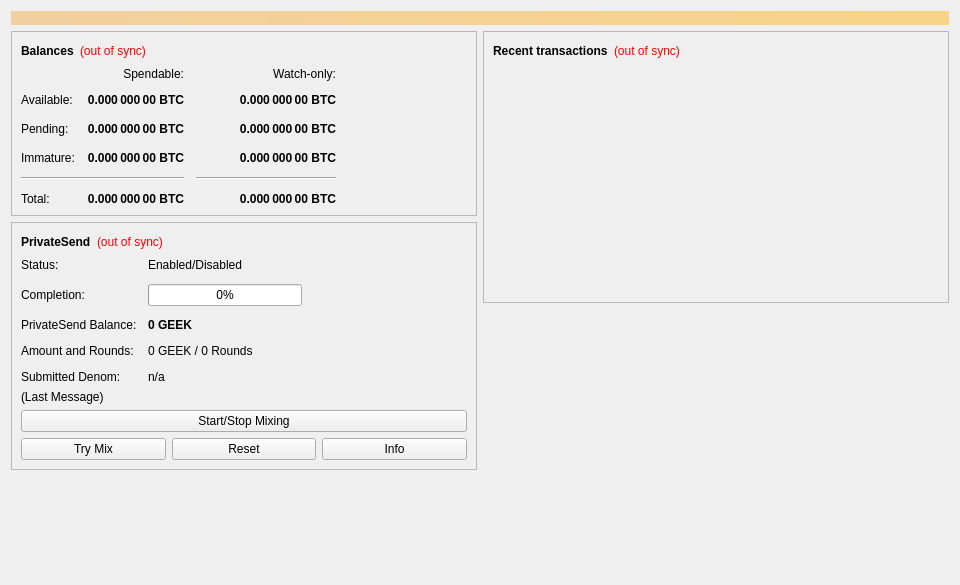
<?xml version="1.0" encoding="UTF-8"?>
<ui version="4.0">
 <class>OverviewPage</class>
 <widget class="QWidget" name="OverviewPage">
  <property name="geometry">
   <rect>
    <x>0</x>
    <y>0</y>
    <width>960</width>
    <height>585</height>
   </rect>
  </property>
  <property name="minimumSize">
   <size>
    <width>960</width>
    <height>0</height>
   </size>
  </property>
  <property name="windowTitle">
   <string>Form</string>
  </property>
  <layout class="QVBoxLayout" name="topLayout">
   <item>
    <widget class="QLabel" name="labelAlerts">
     <property name="visible">
      <bool>false</bool>
     </property>
     <property name="styleSheet">
      <string notr="true">QLabel { background-color: qlineargradient(x1: 0, y1: 0, x2: 1, y2: 0, stop:0 #F0D0A0, stop:1 #F8D488); color:#000000; }</string>
     </property>
     <property name="wordWrap">
      <bool>true</bool>
     </property>
     <property name="margin">
      <number>3</number>
     </property>
     <property name="textInteractionFlags">
      <set>Qt::TextSelectableByMouse</set>
     </property>
    </widget>
   </item>
   <item>
    <layout class="QHBoxLayout" name="horizontalLayout" stretch="1,1">
     <item>
      <layout class="QVBoxLayout" name="verticalLayout_2">
       <item>
        <widget class="QFrame" name="frame">
         <property name="frameShape">
          <enum>QFrame::StyledPanel</enum>
         </property>
         <property name="frameShadow">
          <enum>QFrame::Raised</enum>
         </property>
         <layout class="QVBoxLayout" name="verticalLayout_4">
          <item>
           <layout class="QHBoxLayout" name="horizontalLayout_4">
            <item>
             <widget class="QLabel" name="label_5">
              <property name="font">
               <font>
                <weight>75</weight>
                <bold>true</bold>
               </font>
              </property>
              <property name="text">
               <string>Balances</string>
              </property>
             </widget>
            </item>
            <item>
             <widget class="QLabel" name="labelWalletStatus">
              <property name="toolTip">
               <string>The displayed information may be out of date. Your wallet automatically synchronizes with the GeekCash network after a connection is established, but this process has not completed yet.</string>
              </property>
              <property name="styleSheet">
               <string notr="true">QLabel { color: red; }</string>
              </property>
              <property name="text">
               <string notr="true">(out of sync)</string>
              </property>
              <property name="alignment">
               <set>Qt::AlignLeading|Qt::AlignLeft|Qt::AlignVCenter</set>
              </property>
             </widget>
            </item>
            <item>
             <spacer name="horizontalSpacer_3">
              <property name="orientation">
               <enum>Qt::Horizontal</enum>
              </property>
              <property name="sizeHint" stdset="0">
               <size>
                <width>40</width>
                <height>20</height>
               </size>
              </property>
             </spacer>
            </item>
           </layout>
          </item>
          <item>
           <layout class="QGridLayout" name="gridLayout">
            <property name="spacing">
             <number>12</number>
            </property>
            <item row="2" column="2">
             <widget class="QLabel" name="labelWatchPending">
              <property name="font">
               <font>
                <weight>75</weight>
                <bold>true</bold>
               </font>
              </property>
              <property name="cursor">
               <cursorShape>IBeamCursor</cursorShape>
              </property>
              <property name="toolTip">
               <string>Unconfirmed transactions to watch-only addresses</string>
              </property>
              <property name="text">
               <string notr="true">0.000 000 00 BTC</string>
              </property>
              <property name="alignment">
               <set>Qt::AlignRight|Qt::AlignTrailing|Qt::AlignVCenter</set>
              </property>
              <property name="textInteractionFlags">
               <set>Qt::LinksAccessibleByMouse|Qt::TextSelectableByKeyboard|Qt::TextSelectableByMouse</set>
              </property>
             </widget>
            </item>
            <item row="2" column="1">
             <widget class="QLabel" name="labelUnconfirmed">
              <property name="font">
               <font>
                <weight>75</weight>
                <bold>true</bold>
               </font>
              </property>
              <property name="cursor">
               <cursorShape>IBeamCursor</cursorShape>
              </property>
              <property name="toolTip">
               <string>Total of transactions that have yet to be confirmed, and do not yet count toward the spendable balance</string>
              </property>
              <property name="text">
               <string notr="true">0.000 000 00 BTC</string>
              </property>
              <property name="alignment">
               <set>Qt::AlignRight|Qt::AlignTrailing|Qt::AlignVCenter</set>
              </property>
              <property name="textInteractionFlags">
               <set>Qt::LinksAccessibleByMouse|Qt::TextSelectableByKeyboard|Qt::TextSelectableByMouse</set>
              </property>
             </widget>
            </item>
            <item row="3" column="2">
             <widget class="QLabel" name="labelWatchImmature">
              <property name="font">
               <font>
                <weight>75</weight>
                <bold>true</bold>
               </font>
              </property>
              <property name="cursor">
               <cursorShape>IBeamCursor</cursorShape>
              </property>
              <property name="toolTip">
               <string>Mined balance in watch-only addresses that has not yet matured</string>
              </property>
              <property name="text">
               <string notr="true">0.000 000 00 BTC</string>
              </property>
              <property name="alignment">
               <set>Qt::AlignRight|Qt::AlignTrailing|Qt::AlignVCenter</set>
              </property>
              <property name="textInteractionFlags">
               <set>Qt::LinksAccessibleByMouse|Qt::TextSelectableByKeyboard|Qt::TextSelectableByMouse</set>
              </property>
             </widget>
            </item>
            <item row="4" column="0" colspan="2">
             <widget class="Line" name="lineSpendableBalance">
              <property name="orientation">
               <enum>Qt::Horizontal</enum>
              </property>
             </widget>
            </item>
            <item row="4" column="2">
             <widget class="Line" name="lineWatchBalance">
              <property name="sizePolicy">
               <sizepolicy hsizetype="Preferred" vsizetype="Fixed">
                <horstretch>0</horstretch>
                <verstretch>0</verstretch>
               </sizepolicy>
              </property>
              <property name="minimumSize">
               <size>
                <width>140</width>
                <height>0</height>
               </size>
              </property>
              <property name="orientation">
               <enum>Qt::Horizontal</enum>
              </property>
             </widget>
            </item>
            <item row="5" column="0">
             <widget class="QLabel" name="labelTotalText">
              <property name="text">
               <string>Total:</string>
              </property>
             </widget>
            </item>
            <item row="3" column="1">
             <widget class="QLabel" name="labelImmature">
              <property name="font">
               <font>
                <weight>75</weight>
                <bold>true</bold>
               </font>
              </property>
              <property name="cursor">
               <cursorShape>IBeamCursor</cursorShape>
              </property>
              <property name="toolTip">
               <string>Mined balance that has not yet matured</string>
              </property>
              <property name="text">
               <string notr="true">0.000 000 00 BTC</string>
              </property>
              <property name="alignment">
               <set>Qt::AlignRight|Qt::AlignTrailing|Qt::AlignVCenter</set>
              </property>
              <property name="textInteractionFlags">
               <set>Qt::LinksAccessibleByMouse|Qt::TextSelectableByKeyboard|Qt::TextSelectableByMouse</set>
              </property>
             </widget>
            </item>
            <item row="2" column="3">
             <spacer name="horizontalSpacer_2">
              <property name="orientation">
               <enum>Qt::Horizontal</enum>
              </property>
              <property name="sizeHint" stdset="0">
               <size>
                <width>40</width>
                <height>20</height>
               </size>
              </property>
             </spacer>
            </item>
            <item row="3" column="0">
             <widget class="QLabel" name="labelImmatureText">
              <property name="text">
               <string>Immature:</string>
              </property>
             </widget>
            </item>
            <item row="5" column="1">
             <widget class="QLabel" name="labelTotal">
              <property name="font">
               <font>
                <weight>75</weight>
                <bold>true</bold>
               </font>
              </property>
              <property name="cursor">
               <cursorShape>IBeamCursor</cursorShape>
              </property>
              <property name="toolTip">
               <string>Your current total balance</string>
              </property>
              <property name="text">
               <string notr="true">0.000 000 00 BTC</string>
              </property>
              <property name="alignment">
               <set>Qt::AlignRight|Qt::AlignTrailing|Qt::AlignVCenter</set>
              </property>
              <property name="textInteractionFlags">
               <set>Qt::LinksAccessibleByMouse|Qt::TextSelectableByKeyboard|Qt::TextSelectableByMouse</set>
              </property>
             </widget>
            </item>
            <item row="5" column="2">
             <widget class="QLabel" name="labelWatchTotal">
              <property name="font">
               <font>
                <weight>75</weight>
                <bold>true</bold>
               </font>
              </property>
              <property name="cursor">
               <cursorShape>IBeamCursor</cursorShape>
              </property>
              <property name="toolTip">
               <string>Current total balance in watch-only addresses</string>
              </property>
              <property name="text">
               <string notr="true">0.000 000 00 BTC</string>
              </property>
              <property name="alignment">
               <set>Qt::AlignRight|Qt::AlignTrailing|Qt::AlignVCenter</set>
              </property>
              <property name="textInteractionFlags">
               <set>Qt::LinksAccessibleByMouse|Qt::TextSelectableByKeyboard|Qt::TextSelectableByMouse</set>
              </property>
             </widget>
            </item>
            <item row="0" column="2">
             <widget class="QLabel" name="labelWatchonly">
              <property name="text">
               <string>Watch-only:</string>
              </property>
              <property name="alignment">
               <set>Qt::AlignRight|Qt::AlignTrailing|Qt::AlignVCenter</set>
              </property>
             </widget>
            </item>
            <item row="1" column="0">
             <widget class="QLabel" name="labelBalanceText">
              <property name="text">
               <string>Available:</string>
              </property>
             </widget>
            </item>
            <item row="1" column="1">
             <widget class="QLabel" name="labelBalance">
              <property name="font">
               <font>
                <weight>75</weight>
                <bold>true</bold>
               </font>
              </property>
              <property name="cursor">
               <cursorShape>IBeamCursor</cursorShape>
              </property>
              <property name="toolTip">
               <string>Your current spendable balance</string>
              </property>
              <property name="text">
               <string notr="true">0.000 000 00 BTC</string>
              </property>
              <property name="alignment">
               <set>Qt::AlignRight|Qt::AlignTrailing|Qt::AlignVCenter</set>
              </property>
              <property name="textInteractionFlags">
               <set>Qt::LinksAccessibleByMouse|Qt::TextSelectableByKeyboard|Qt::TextSelectableByMouse</set>
              </property>
             </widget>
            </item>
            <item row="1" column="2">
             <widget class="QLabel" name="labelWatchAvailable">
              <property name="font">
               <font>
                <weight>75</weight>
                <bold>true</bold>
               </font>
              </property>
              <property name="cursor">
               <cursorShape>IBeamCursor</cursorShape>
              </property>
              <property name="toolTip">
               <string>Your current balance in watch-only addresses</string>
              </property>
              <property name="text">
               <string notr="true">0.000 000 00 BTC</string>
              </property>
              <property name="alignment">
               <set>Qt::AlignRight|Qt::AlignTrailing|Qt::AlignVCenter</set>
              </property>
              <property name="textInteractionFlags">
               <set>Qt::LinksAccessibleByMouse|Qt::TextSelectableByKeyboard|Qt::TextSelectableByMouse</set>
              </property>
             </widget>
            </item>
            <item row="2" column="0">
             <widget class="QLabel" name="labelPendingText">
              <property name="text">
               <string>Pending:</string>
              </property>
             </widget>
            </item>
            <item row="0" column="1">
             <widget class="QLabel" name="labelSpendable">
              <property name="text">
               <string>Spendable:</string>
              </property>
              <property name="alignment">
               <set>Qt::AlignRight|Qt::AlignTrailing|Qt::AlignVCenter</set>
              </property>
             </widget>
            </item>
           </layout>
          </item>
         </layout>
        </widget>
       </item>
       <item>
        <widget class="QFrame" name="framePrivateSend">
         <property name="layoutDirection">
          <enum>Qt::LeftToRight</enum>
         </property>
         <property name="frameShape">
          <enum>QFrame::StyledPanel</enum>
         </property>
         <property name="frameShadow">
          <enum>QFrame::Raised</enum>
         </property>
         <layout class="QVBoxLayout" name="VerticalLayout_PS1">
          <item>
           <layout class="QHBoxLayout" name="horizontalLayout_5">
            <item>
             <widget class="QLabel" name="labelPrivateSendHeader">
              <property name="font">
               <font>
                <weight>75</weight>
                <bold>true</bold>
               </font>
              </property>
              <property name="text">
               <string>PrivateSend</string>
              </property>
             </widget>
            </item>
            <item>
             <widget class="QLabel" name="labelPrivateSendSyncStatus">
              <property name="toolTip">
               <string>The displayed information may be out of date. Your wallet automatically synchronizes with the GeekCash network after a connection is established, but this process has not completed yet.</string>
              </property>
              <property name="styleSheet">
               <string notr="true">QLabel { color: red; }</string>
              </property>
              <property name="text">
               <string notr="true">(out of sync)</string>
              </property>
              <property name="alignment">
               <set>Qt::AlignLeading|Qt::AlignLeft|Qt::AlignVCenter</set>
              </property>
             </widget>
            </item>
            <item>
             <spacer name="horizontalSpacer_4">
              <property name="orientation">
               <enum>Qt::Horizontal</enum>
              </property>
              <property name="sizeHint" stdset="0">
               <size>
                <width>40</width>
                <height>20</height>
               </size>
              </property>
             </spacer>
            </item>
           </layout>
          </item>
          <item>
           <layout class="QFormLayout" name="privateSendFormLayout">
            <property name="fieldGrowthPolicy">
             <enum>QFormLayout::AllNonFixedFieldsGrow</enum>
            </property>
            <property name="horizontalSpacing">
             <number>11</number>
            </property>
            <property name="verticalSpacing">
             <number>12</number>
            </property>
            <item row="0" column="0">
             <widget class="QLabel" name="labelPrivateSendEnabledText">
              <property name="text">
               <string>Status:</string>
              </property>
             </widget>
            </item>
            <item row="0" column="1">
             <widget class="QLabel" name="labelPrivateSendEnabled">
              <property name="text">
               <string>Enabled/Disabled</string>
              </property>
             </widget>
            </item>
            <item row="1" column="0">
             <widget class="QLabel" name="labelCompletitionText">
              <property name="text">
               <string>Completion:</string>
              </property>
             </widget>
            </item>
            <item row="1" column="1">
             <widget class="QProgressBar" name="privateSendProgress">
              <property name="maximumSize">
               <size>
                <width>154</width>
                <height>16777215</height>
               </size>
              </property>
              <property name="value">
               <number>0</number>
              </property>
             </widget>
            </item>
            <item row="2" column="0">
             <widget class="QLabel" name="labelAnonymizedText">
              <property name="text">
               <string>PrivateSend Balance:</string>
              </property>
             </widget>
            </item>
            <item row="2" column="1">
             <widget class="QLabel" name="labelAnonymized">
              <property name="font">
               <font>
                <weight>75</weight>
                <bold>true</bold>
               </font>
              </property>
              <property name="text">
               <string notr="true">0 GEEK</string>
              </property>
             </widget>
            </item>
            <item row="3" column="0">
             <widget class="QLabel" name="labelAmountAndRoundsText">
              <property name="text">
               <string>Amount and Rounds:</string>
              </property>
             </widget>
            </item>
            <item row="3" column="1">
             <widget class="QLabel" name="labelAmountRounds">
              <property name="text">
               <string>0 GEEK / 0 Rounds</string>
              </property>
             </widget>
            </item>
            <item row="4" column="0">
             <widget class="QLabel" name="labelSubmittedDenomText">
              <property name="text">
               <string>Submitted Denom:</string>
              </property>
             </widget>
            </item>
            <item row="4" column="1">
             <widget class="QLabel" name="labelSubmittedDenom">
              <property name="toolTip">
               <string>The denominations you submitted to the Masternode.&lt;br&gt;To mix, other users must submit the exact same denominations.</string>
              </property>
              <property name="text">
               <string>n/a</string>
              </property>
             </widget>
            </item>
           </layout>
          </item>
          <item>
           <layout class="QVBoxLayout" name="VerticalLayout_PS">
            <item>
             <widget class="QLabel" name="labelPrivateSendLastMessage">
              <property name="text">
               <string>(Last Message)</string>
              </property>
              <property name="alignment">
               <set>Qt::AlignLeading|Qt::AlignLeft|Qt::AlignTop</set>
              </property>
              <property name="wordWrap">
               <bool>true</bool>
              </property>
             </widget>
            </item>
            <item>
             <widget class="QPushButton" name="togglePrivateSend">
              <property name="sizePolicy">
               <sizepolicy hsizetype="MinimumExpanding" vsizetype="Fixed">
                <horstretch>0</horstretch>
                <verstretch>0</verstretch>
               </sizepolicy>
              </property>
              <property name="text">
               <string>Start/Stop Mixing</string>
              </property>
             </widget>
            </item>
            <item>
             <layout class="QHBoxLayout" name="horizontalLayout_debugbuttons">
              <item>
               <widget class="QPushButton" name="privateSendAuto">
                <property name="sizePolicy">
                 <sizepolicy hsizetype="MinimumExpanding" vsizetype="Fixed">
                  <horstretch>0</horstretch>
                  <verstretch>0</verstretch>
                 </sizepolicy>
                </property>
                <property name="toolTip">
                 <string>Try to manually submit a PrivateSend request.</string>
                </property>
                <property name="text">
                 <string>Try Mix</string>
                </property>
               </widget>
              </item>
              <item>
               <widget class="QPushButton" name="privateSendReset">
                <property name="sizePolicy">
                 <sizepolicy hsizetype="MinimumExpanding" vsizetype="Fixed">
                  <horstretch>0</horstretch>
                  <verstretch>0</verstretch>
                 </sizepolicy>
                </property>
                <property name="toolTip">
                 <string>Reset the current status of PrivateSend (can interrupt PrivateSend if it's in the process of Mixing, which can cost you money!)</string>
                </property>
                <property name="autoFillBackground">
                 <bool>false</bool>
                </property>
                <property name="text">
                 <string>Reset</string>
                </property>
               </widget>
              </item>
              <item>
               <widget class="QPushButton" name="privateSendInfo">
                <property name="sizePolicy">
                 <sizepolicy hsizetype="MinimumExpanding" vsizetype="Fixed">
                  <horstretch>0</horstretch>
                  <verstretch>0</verstretch>
                 </sizepolicy>
                </property>
                <property name="toolTip">
                 <string>Information about PrivateSend and Mixing</string>
                </property>
                <property name="text">
                 <string>Info</string>
                </property>
               </widget>
              </item>
             </layout>
            </item>
           </layout>
          </item>
         </layout>
        </widget>
       </item>
       <item>
        <spacer name="verticalSpacer">
         <property name="orientation">
          <enum>Qt::Vertical</enum>
         </property>
         <property name="sizeHint" stdset="0">
          <size>
           <width>20</width>
           <height>40</height>
          </size>
         </property>
        </spacer>
       </item>
      </layout>
     </item>
     <item>
      <layout class="QVBoxLayout" name="verticalLayout_3">
       <item>
        <widget class="QFrame" name="frame_2">
         <property name="frameShape">
          <enum>QFrame::StyledPanel</enum>
         </property>
         <property name="frameShadow">
          <enum>QFrame::Raised</enum>
         </property>
         <layout class="QVBoxLayout" name="verticalLayout">
          <item>
           <layout class="QHBoxLayout" name="horizontalLayout_2">
            <item>
             <widget class="QLabel" name="label_4">
              <property name="font">
               <font>
                <weight>75</weight>
                <bold>true</bold>
               </font>
              </property>
              <property name="text">
               <string>Recent transactions</string>
              </property>
             </widget>
            </item>
            <item>
             <widget class="QLabel" name="labelTransactionsStatus">
              <property name="toolTip">
               <string>The displayed information may be out of date. Your wallet automatically synchronizes with the GeekCash network after a connection is established, but this process has not completed yet.</string>
              </property>
              <property name="styleSheet">
               <string notr="true">QLabel { color: red; }</string>
              </property>
              <property name="text">
               <string notr="true">(out of sync)</string>
              </property>
              <property name="alignment">
               <set>Qt::AlignLeading|Qt::AlignLeft|Qt::AlignVCenter</set>
              </property>
             </widget>
            </item>
            <item>
             <spacer name="horizontalSpacer">
              <property name="orientation">
               <enum>Qt::Horizontal</enum>
              </property>
              <property name="sizeHint" stdset="0">
               <size>
                <width>40</width>
                <height>20</height>
               </size>
              </property>
             </spacer>
            </item>
           </layout>
          </item>
          <item>
           <widget class="QListView" name="listTransactions">
            <property name="styleSheet">
             <string notr="true">QListView { background: transparent; }</string>
            </property>
            <property name="frameShape">
             <enum>QFrame::NoFrame</enum>
            </property>
            <property name="verticalScrollBarPolicy">
             <enum>Qt::ScrollBarAlwaysOff</enum>
            </property>
            <property name="horizontalScrollBarPolicy">
             <enum>Qt::ScrollBarAlwaysOff</enum>
            </property>
            <property name="selectionMode">
             <enum>QAbstractItemView::NoSelection</enum>
            </property>
           </widget>
          </item>
         </layout>
        </widget>
       </item>
       <item>
        <spacer name="verticalSpacer_2">
         <property name="orientation">
          <enum>Qt::Vertical</enum>
         </property>
         <property name="sizeHint" stdset="0">
          <size>
           <width>20</width>
           <height>40</height>
          </size>
         </property>
        </spacer>
       </item>
      </layout>
     </item>
    </layout>
   </item>
  </layout>
 </widget>
 <resources/>
 <connections/>
</ui>
